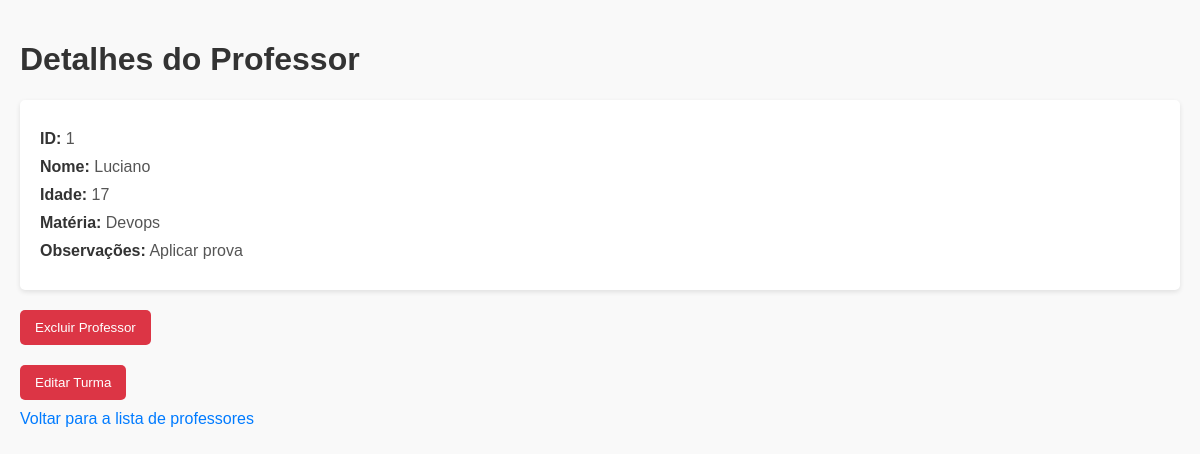
/professores/1, run on an earlier commit of the app's database.
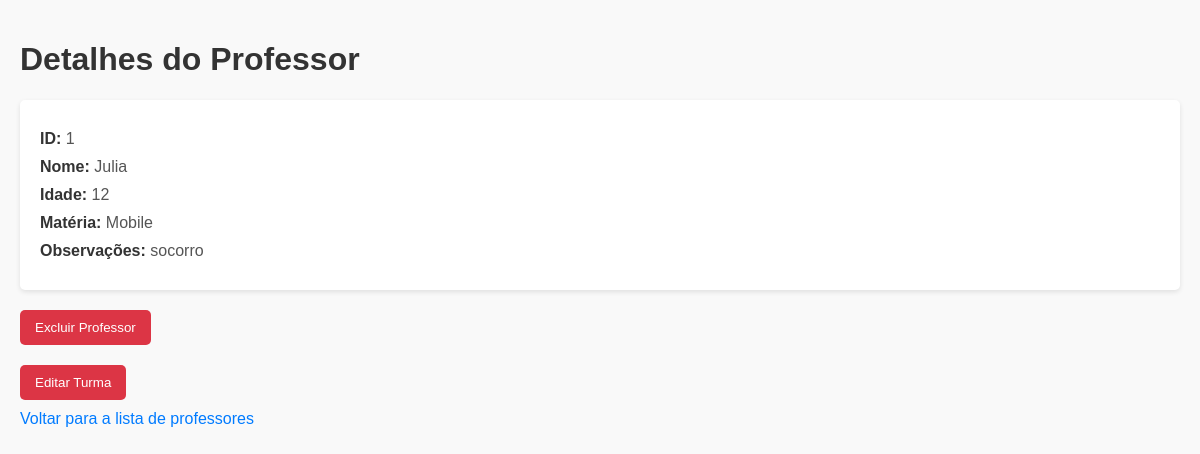
And on a later commit of the database.
### professor/professor_model.py (models this page shows, shortened)
class Professor(db.Model):
    id = db.Column(db.Integer, primary_key=True)
    nome = db.Column(db.String(150))
    idade = db.Column(db.Integer)
    materia = db.Column(db.String(40))
    observacoes = db.Column(db.String(250))
    turmas = db.relationship('Turma', backref='professor', lazy="select")
    def to_dict(self):
        return{'id': self.id, 'nome': self.nome, 'idade': self.idade, 'materia': self.materia,
                'observacoes': self.observacoes,
                'turmas': [turma.descricao for turma in self.turmas]}

### professor/professor_routes.py (the view)
@professores_blueprint.route('/professores/<int:id_professor>', methods=['GET'])
def get_professor(id_professor):
    try:
        professor = professor_por_id(id_professor)
        return render_template('professores/professor_id.html', professor=professor)
    except ProfessorNaoEncontrado:
        return jsonify({'message': 'Professor não encontrado'}), 404

### professor/professor_model.py (called while the page is built)
def professor_por_id(id_professor):
    professor = Professor.query.get(id_professor)
    if not professor:
        raise ProfessorNaoEncontrado
    return professor.to_dict()

### templates/professores/professor_id.html (shortened to what this page needs)
<!DOCTYPE html>
<html lang="pt-BR">
<head>
</head>
<body>
    <h1>Detalhes do Professor</h1>
    <div class="details">
        <p><strong>ID:</strong> {{ professor.id }}</p>
        <p><strong>Nome:</strong> {{ professor.nome }}</p>
        <p><strong>Idade:</strong> {{ professor.idade }}</p>
        <p><strong>Matéria:</strong> {{ professor.materia }}</p>
        <p><strong>Observações:</strong> {{ professor.observacoes }}</p>
    </div>
    <form id="delete-form" action="{{ url_for('professores.delete_professor', id_professor=professor.id) }}" method="POST">
        <button type="submit">Excluir Professor</button>
    </form>
    <form action="{{ url_for('professores.update_professor', id_professor=professor.id) }}" method='POST'>
        <button type="submit" class="edit-button">Editar Turma</button>
      </form>
    <a href="{{ url_for('professores.get_professores') }}">Voltar para a lista de professores</a>
</body>
</html>

What changed in the data, as far as the page shows it:
changed Professor: nome "Luciano" → "Julia"; materia "Devops" → "Mobile"; observacoes "Aplicar prova" → "socorro"
Also different on the page:
{{ professor.idade }}: "17" → "12"
